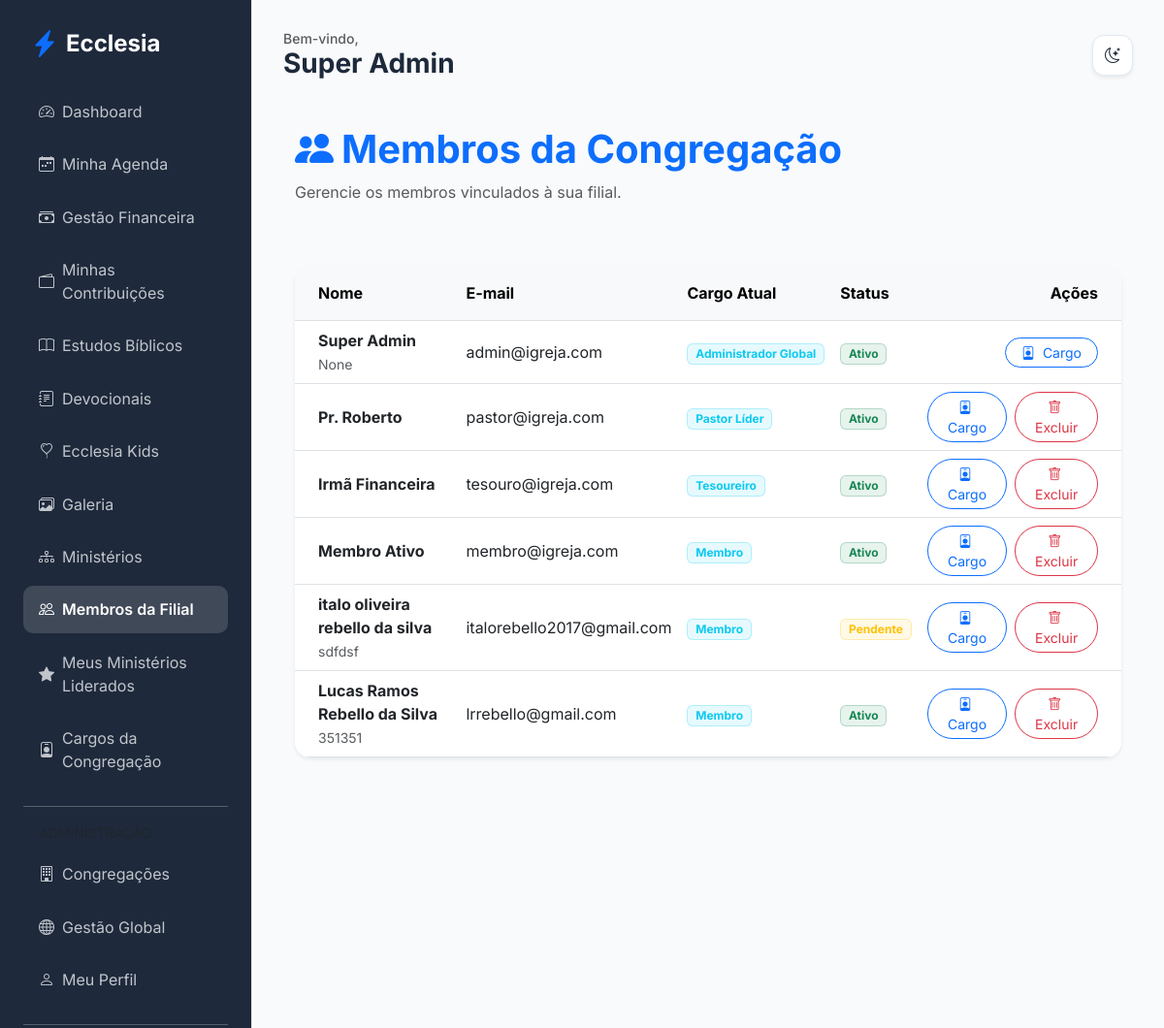
Before: /members/my-church/members (signed in) with the older database file.
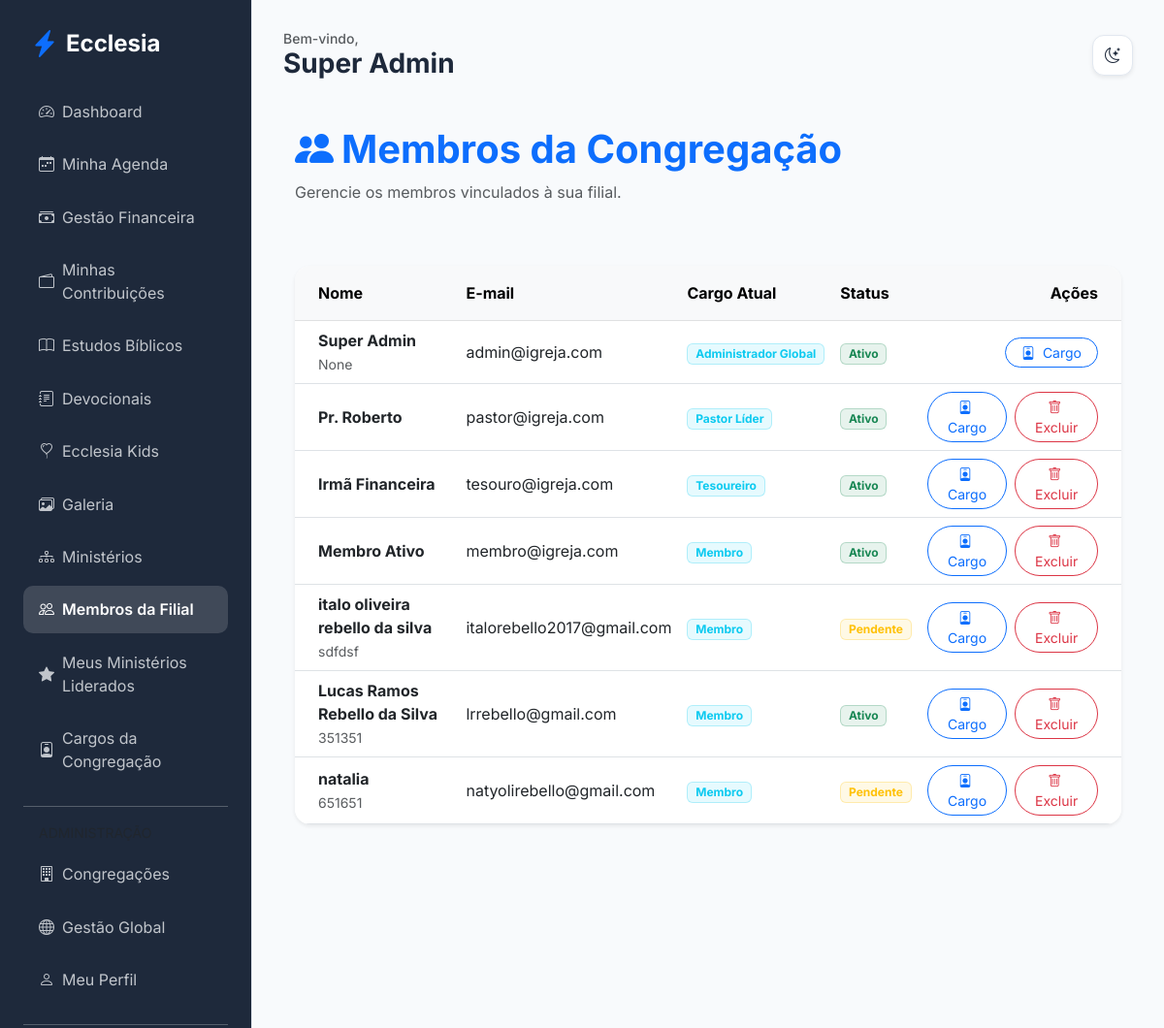
After: the same page with the newer database file.
### app/core/models.py (models this page shows, shortened)
class User(db.Model, UserMixin):
    id = db.Column(db.Integer, primary_key=True)
    name = db.Column(db.String(100), nullable=False)
    email = db.Column(db.String(120), unique=True, nullable=False)
    password_hash = db.Column(db.String(128))
    birth_date = db.Column(db.Date)
    gender = db.Column(db.String(20))
    documents = db.Column(db.String(200)) # Flexível para diferentes países
    tax_id = db.Column(db.String(20), nullable=True)  # NIF (PT), CPF/CNPJ (BR), etc.
    address = db.Column(db.Text)
    phone = db.Column(db.String(50))
    profile_photo = db.Column(db.String(255), nullable=True)
    status = db.Column(db.String(20), default='pending') # pending, active, rejected
    is_email_verified = db.Column(db.Boolean, default=False)
    email_verification_token = db.Column(db.String(100), unique=True, nullable=True)
    data_consent = db.Column(db.Boolean, default=False)
    data_consent_date = db.Column(db.DateTime)
    marketing_consent = db.Column(db.Boolean, default=False)
    is_ministry_leader = db.Column(db.Boolean, default=False)
    church_id = db.Column(db.Integer, db.ForeignKey('church.id'))
    family_id = db.Column(db.Integer, db.ForeignKey('family.id'), nullable=True)
    church_role_id = db.Column(db.Integer, db.ForeignKey('church_role.id'), nullable=True)
    ministries = db.relationship('Ministry', secondary=member_ministries, backref=db.backref('members', lazy='dynamic'))
    can_manage_ministries = db.Column(db.Boolean, default=False)
    can_manage_media = db.Column(db.Boolean, default=False)
    can_publish_devotionals = db.Column(db.Boolean, default=False)
    can_approve_members = db.Column(db.Boolean, default=False)
    can_manage_finance = db.Column(db.Boolean, default=False)
    can_manage_kids = db.Column(db.Boolean, default=False)
    can_manage_events = db.Column(db.Boolean, default=False)

class ChurchRole(db.Model):
    id = db.Column(db.Integer, primary_key=True)
    name = db.Column(db.String(80), nullable=False)
    description = db.Column(db.Text, nullable=True)
    church_id = db.Column(db.Integer, db.ForeignKey('church.id'), nullable=False)
    is_active = db.Column(db.Boolean, default=True)
    order = db.Column(db.Integer, default=0)  # para ordenar na exibição
    users = db.relationship('User', backref='church_role', lazy=True)

### app/modules/members/routes.py (the view)
@members_bp.route('/my-church/members')
@login_required
def church_members():
    if not can_manage_members():
        flash('Acesso negado.', 'danger')
        return redirect(url_for('members.dashboard'))
    members = User.query.filter_by(church_id=current_user.church_id).all()
    return render_template('members/church_members.html', members=members)

### app/modules/members/routes.py (called while the page is built)
def can_manage_members():
    return current_user.can_approve_members or (current_user.church_role and current_user.church_role.name in ['Administrador Global', 'Pastor Líder'])

### app/templates/members/church_members.html (shortened to what this page needs)
{% extends "base.html" %}
{% block content %}
<div class="container py-4">
    <div class="d-flex justify-content-between align-items-center mb-5">
        <div>
            <h1 class="fw-bold text-primary"><i class="bi bi-people-fill me-2"></i>Membros da Congregação</h1>
            <p class="text-muted">Gerencie os membros vinculados à sua filial.</p>
        </div>
    </div>
    <div class="card border-0 shadow-sm rounded-4 overflow-hidden">
        <div class="table-responsive">
            <table class="table table-hover align-middle mb-0">
                <thead class="table-light">
                    <tr>
                        <th class="ps-4 py-3">Nome</th>
                        <th class="py-3">E-mail</th>
                        <th class="py-3">Cargo Atual</th>
                        <th class="py-3">Status</th>
                        <th class="text-end pe-4 py-3">Ações</th>
                    </tr>
                </thead>
                <tbody>
                    {% for member in members %}
                    <tr>
                        <td class="ps-4">
                            <div class="fw-bold">{{ member.name }}</div>
                            <small class="text-muted">{{ member.phone if member.phone else '' }}</small>
                        </td>
                        <td>{{ member.email }}</td>
                        <td>
                            <span class="badge bg-info bg-opacity-10 text-info border border-info border-opacity-25">
                                {{ member.church_role.name if member.church_role else 'Membro' }}
                            </span>
                        </td>
                        <td>
                            {% if member.status == 'active' %}
                            <span class="badge bg-success bg-opacity-10 text-success border border-success border-opacity-25">Ativo</span>
                            {% elif member.status == 'pending' %}
                            <span class="badge bg-warning bg-opacity-10 text-warning border border-warning border-opacity-25">Pendente</span>
                            {% else %}
                            <span class="badge bg-danger bg-opacity-10 text-danger border border-danger border-opacity-25">Inativo</span>
                            {% endif %}
                        </td>
                        <td class="text-end pe-4">
                            <div class="d-flex justify-content-end gap-2">
                                <a href="{{ url_for('members.promote_member', id=member.id) }}" class="btn btn-sm btn-outline-primary rounded-pill px-3">
                                    <i class="bi bi-person-badge me-1"></i> Cargo
                                </a>
                                {% if member.id != current_user.id %}
                                <button type="button" class="btn btn-sm btn-outline-danger rounded-pill px-3" data-bs-toggle="modal" data-bs-target="#deleteMemberModal{{ member.id }}">
                                    <i class="bi bi-trash me-1"></i> Excluir
                                </button>
                                {% endif %}
                            </div>
                        </td>
                    </tr>
                    {% endfor %}
                </tbody>
            </table>
        </div>
    </div>
</div>
{% endblock %}

### app/templates/base.html (shortened to what this page needs)
<!DOCTYPE html>
<html lang="pt-BR">
<head>
    <link href="https://cdn.jsdelivr.net/npm/bootstrap@5.3.0/dist/css/bootstrap.min.css" rel="stylesheet">
    <link href="https://cdn.jsdelivr.net/npm/bootstrap-icons@1.10.0/font/bootstrap-icons.css" rel="stylesheet">
    <link rel="stylesheet" href="{{ url_for('static', filename='css/premium.css') }}">
</head>
<body>
    {% if current_user.is_authenticated %}
    <div class="sidebar d-none d-lg-block">
        <div class="d-flex align-items-center mb-4 px-2">
            <i class="bi bi-lightning-charge-fill text-primary fs-3 me-2"></i>
            <h4 class="mb-0 fw-bold text-white">Ecclesia</h4>
        </div>
        {% include 'includes/_nav_links.html' %}
    </div>
    {% endif %}
    <div class="main-content {{ 'mx-auto' if not current_user.is_authenticated }}">
        {% if current_user.is_authenticated %}
        <header class="d-flex justify-content-between align-items-center mb-4 d-none d-lg-flex">
            <div>
                <h5 class="text-muted mb-0 small">Bem-vindo,</h5>
                <h3 class="fw-bold mb-0">{{ current_user.name }}</h3>
            </div>
            <div class="theme-toggle shadow-sm" onclick="toggleTheme()">
                <i class="bi bi-moon-stars" id="theme-icon"></i>
            </div>
        </header>
        {% endif %}
        {% block content %}{% endblock %}
    </div>
</body>
</html>

### app/templates/includes/_nav_links.html (shortened to what this page needs)
<nav class="nav flex-column">
    <a class="nav-link {{ 'active' if request.endpoint == 'members.dashboard' }}" href="{{ url_for('members.dashboard') }}">
        <i class="bi bi-speedometer2 me-2"></i> Dashboard
    </a>
    <a class="nav-link {{ 'active' if request.endpoint == 'members.agenda' }}" href="{{ url_for('members.agenda') }}">
        <i class="bi bi-calendar-week me-2"></i> Minha Agenda
    </a>
    {% if current_user.can_manage_finance or (current_user.church_role and current_user.church_role.name in ['Administrador Global', 'Pastor Líder', 'Tesoureiro']) %}
    <a class="nav-link {{ 'active' if request.endpoint == 'finance.dashboard' }}" href="{{ url_for('finance.dashboard') }}">
        <i class="bi bi-cash-stack me-2"></i> Gestão Financeira
    </a>
    {% endif %}
    <a class="nav-link {{ 'active' if request.endpoint == 'finance.member_finance' }}" href="{{ url_for('finance.member_finance') }}">
        <i class="bi bi-wallet2 me-2"></i> Minhas Contribuições
    </a>
    <a class="nav-link {{ 'active' if request.endpoint == 'edification.studies' }}" href="{{ url_for('edification.studies') }}">
        <i class="bi bi-book me-2"></i> Estudos Bíblicos
    </a>
    <a class="nav-link {{ 'active' if request.endpoint == 'edification.devotionals' }}" href="{{ url_for('edification.devotionals') }}">
        <i class="bi bi-journal-text me-2"></i> Devocionais
    </a>
    {% if current_user.can_manage_kids or (current_user.church_role and current_user.church_role.name in ['Administrador Global', 'Pastor Líder']) %}
    <a class="nav-link {{ 'active' if request.endpoint == 'edification.kids' }}" href="{{ url_for('edification.kids') }}">
        <i class="bi bi-balloon-heart me-2"></i> Ecclesia Kids
    </a>
    {% endif %}
    <a class="nav-link {{ 'active' if 'gallery' in request.endpoint }}" href="{{ url_for('edification.gallery') }}">
        <i class="bi bi-images me-2"></i> Galeria
    </a>
    <a class="nav-link {{ 'active' if 'ministries' in request.endpoint }}" href="{{ url_for('members.list_ministries') }}">
        <i class="bi bi-diagram-3 me-2"></i> Ministérios
    </a>
    {% if current_user.can_approve_members or (current_user.church_role and current_user.church_role.name in ['Administrador Global', 'Pastor Líder']) %}
    <a class="nav-link {{ 'active' if 'church_members' in request.endpoint }}" href="{{ url_for('members.church_members') }}">
        <i class="bi bi-people me-2"></i> Membros da Filial
    </a>
    {% endif %}
    {% if current_user.is_authenticated %}
        {% set has_led_ministries = namespace(value=false) %}
        {% for ministry in current_user.ministries %}
            {% if ministry.leader_id == current_user.id %}
                {% set has_led_ministries.value = true %}
            {% endif %}
        {% endfor %}
        {% if has_led_ministries.value %}
        <a class="nav-link {{ 'active' if 'my_led_ministries' in request.endpoint }}" href="{{ url_for('members.my_led_ministries') }}">
            <i class="bi bi-star-fill me-2"></i> Meus Ministérios Liderados
        </a>
        {% endif %}
    {% endif %}
    {% if current_user.can_approve_members or (current_user.church_role and current_user.church_role.name in ['Administrador Global', 'Pastor Líder']) %}
    <a class="nav-link {{ 'active' if 'roles' in request.endpoint }}" href="{{ url_for('admin.list_roles') }}">
        <i class="bi bi-person-badge me-2"></i> Cargos da Congregação
    </a>
    {% endif %}
    {% if current_user.church_role and current_user.church_role.name == 'Administrador Global' %}
    <hr class="my-3 opacity-25">
    <label class="small text-muted px-3 mb-2">ADMINISTRAÇÃO</label>
    <a class="nav-link {{ 'active' if 'admin.list_churches' in request.endpoint }}" href="{{ url_for('admin.list_churches') }}">
        <i class="bi bi-building me-2"></i> Congregações
    </a>
    <a class="nav-link {{ 'active' if 'admin.list_members' in request.endpoint }}" href="{{ url_for('admin.list_members') }}">
        <i class="bi bi-globe me-2"></i> Gestão Global
    </a>
    {% endif %}
    <a class="nav-link" href="{{ url_for('members.profile') }}">
        <i class="bi bi-person me-2"></i> Meu Perfil
    </a>
    <hr class="my-3 opacity-25">
</nav>

### app/static/css/premium.css (style rules this page uses)
:root { --primary: #4f46e5; --primary-hover: #4338ca; --secondary: #64748b; --success: #10b981; --danger: #ef4444; --warning: #f59e0b; --info: #06b6d4; --bg-main: #f8fafc; --bg-card: #ffffff; --text-main: #1e293b; --text-muted: #64748b; --border: #e2e8f0; --sidebar-bg: #1e293b; --sidebar-text: #f8fafc; --input-bg: #ffffff; }
body { font-family: 'Inter', sans-serif; background-color: var(--bg-main); color: var(--text-main); transition: background-color 0.3s ease, color 0.3s ease; }
.sidebar { background-color: var(--sidebar-bg); color: var(--sidebar-text); min-height: 100vh; padding: 2rem 1rem; }
.nav-link { color: var(--sidebar-text); opacity: 0.7; transition: all 0.2s; border-radius: 0.5rem; margin-bottom: 0.5rem; }
.nav-link:hover, .nav-link.active { opacity: 1; background-color: rgba(255,255,255,0.1); color: white; }
.main-content { padding: 2rem; }
.card { background-color: var(--bg-card); border: 1px solid var(--border); border-radius: 1rem; box-shadow: 0 4px 6px -1px rgb(0 0 0 / 0.1); transition: transform 0.2s, background-color 0.3s; }
.theme-toggle { cursor: pointer; padding: 0.5rem; border-radius: 50%; background: var(--bg-card); border: 1px solid var(--border); display: flex; align-items: center; justify-content: center; width: 40px; height: 40px; transition: all 0.3s ease; }

### app/templates/base.html (style rules this page uses)
:root { --sidebar-width: 260px; }
body { font-family: 'Inter', sans-serif; background-color: var(--bg-main); color: var(--text-main); transition: background-color 0.3s, color 0.3s; }
.sidebar { width: var(--sidebar-width); height: 100vh; position: fixed; left: 0; top: 0; z-index: 1000; background-color: var(--sidebar-bg); color: var(--sidebar-text); border-right: 1px solid var(--border); padding: 1.5rem; overflow-y: auto; transition: background-color 0.3s; }
.main-content { margin-left: var(--sidebar-width); padding: 2rem; min-height: 100vh; background-color: var(--bg-main); }
.nav-link { padding: 0.8rem 1rem; border-radius: 10px; color: var(--sidebar-text); opacity: 0.75; margin-bottom: 0.3rem; transition: all 0.3s; display: flex; align-items: center; text-decoration: none; }
.nav-link:hover, .nav-link.active { opacity: 1; background-color: rgba(255, 255, 255, 0.15); color: #fff; font-weight: 600; }
.card { border: 1px solid var(--border); box-shadow: 0 4px 12px rgba(0,0,0,0.05); }
.theme-toggle { cursor: pointer; padding: 0.6rem; border-radius: 12px; background: var(--bg-card); border: 1px solid var(--border); color: var(--text-main); display: flex; align-items: center; justify-content: center; width: 42px; height: 42px; transition: all 0.3s; }

Changed rows visible on the page:
added User: name "natalia", phone "651651", email "natyolirebello@gmail.com", church_role "Membro", status "Pendente"
